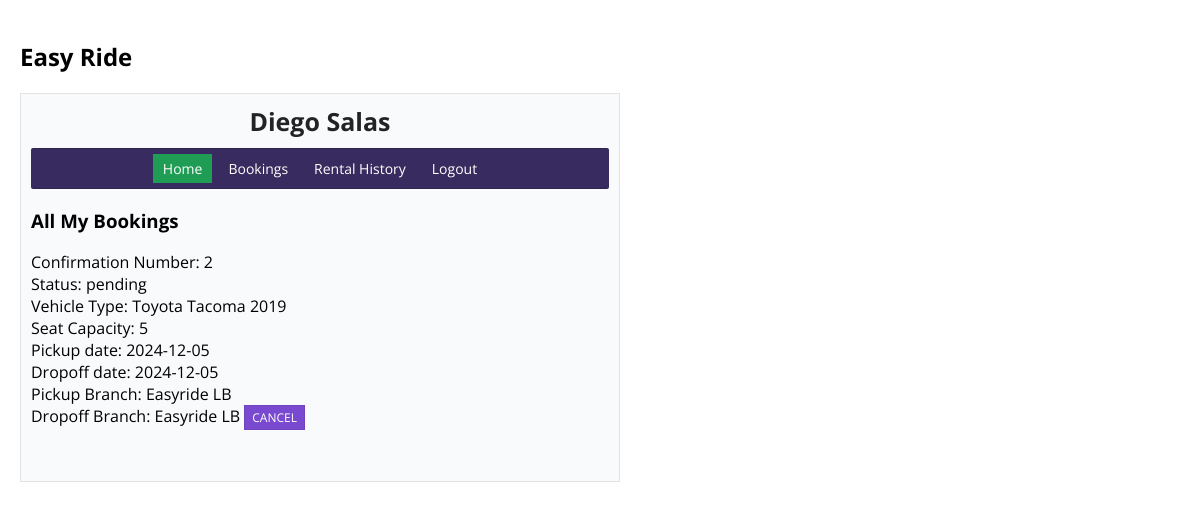
The page /mybookings.php (signed in) on the database as committed earlier.
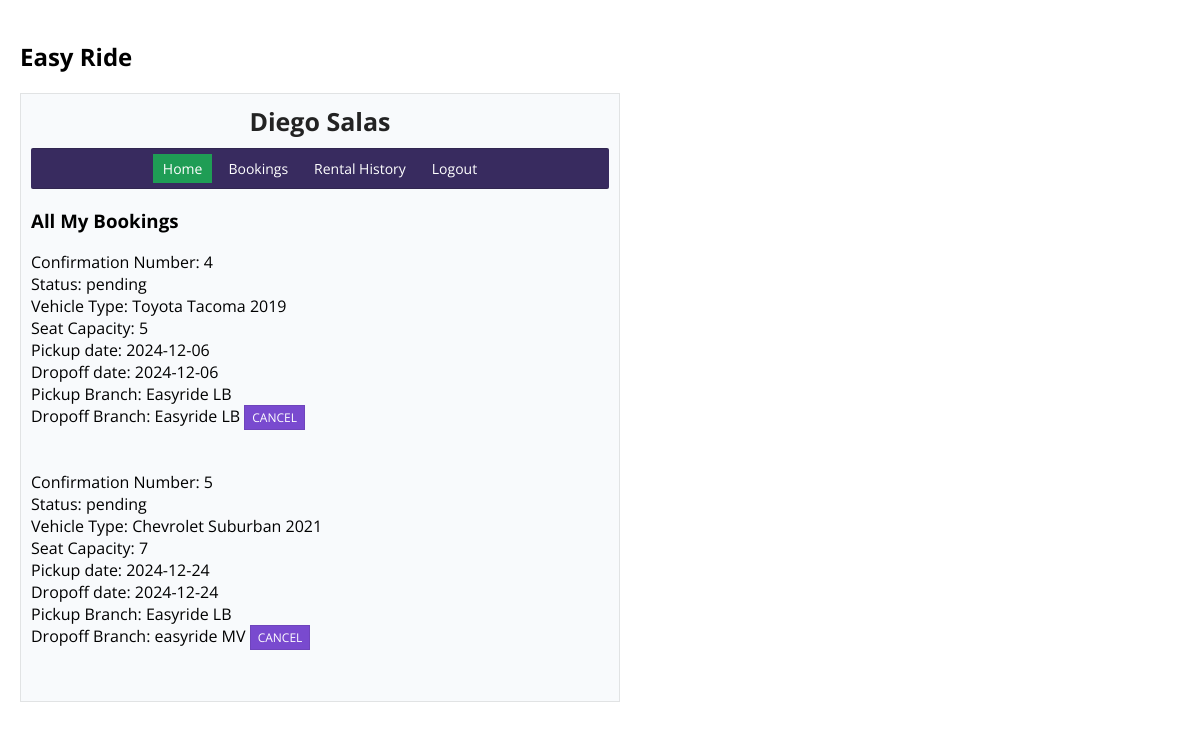
The same page on the database as committed later.
### tables this page shows
CREATE TABLE `customers` (
  `customer_id` int(11) NOT NULL,
  `customer_fname` varchar(25) NOT NULL,
  `customer_lname` varchar(25) NOT NULL,
  `customer_address` varchar(255) NOT NULL,
  `customer_phonenum` varchar(15) NOT NULL,
  `customer_email` varchar(50) NOT NULL,
  `customer_password` varchar(100) NOT NULL
);

CREATE TABLE `booking` (
  `confirmation_num` int(11) NOT NULL,
  `status` varchar(25) NOT NULL DEFAULT 'pending',
  `vehicle_registration` int(11) NOT NULL,
  `pickup_date` date NOT NULL,
  `pickup_employee_email` varchar(50) DEFAULT NULL,
  `customer_id` int(11) NOT NULL,
  `drop_date` date NOT NULL,
  `drop_employee_email` varchar(50) DEFAULT NULL,
  `pickup_branch_id` int(11) NOT NULL,
  `drop_branch_id` int(11) NOT NULL,
  `amount` float(10,2) NOT NULL
);

CREATE TABLE `vehicle` (
  `car_id` int(11) NOT NULL,
  `c_name` varchar(25) NOT NULL,
  `description` varchar(200) NOT NULL,
  `model_year` int(11) NOT NULL,
  `manufacturer` varchar(20) NOT NULL,
  `color` varchar(10) NOT NULL
);

CREATE TABLE `vehicle_details` (
  `registration_num` int(11) NOT NULL,
  `seat_capacity` int(11) NOT NULL,
  `mileage` int(11) NOT NULL,
  `rate` float(10,2) NOT NULL,
  `type_car_id` int(11) NOT NULL,
  `fuel_type_id` int(11) NOT NULL,
  `vehicle_branch_id` int(11) NOT NULL,
  `car_id` int(11) NOT NULL
);

CREATE TABLE `branch` (
  `branch_id` int(11) NOT NULL,
  `location` varchar(50) NOT NULL,
  `branch_name` varchar(50) NOT NULL
);

### includes/init.php (called while the page is built, shortened)
<?php
require 'classes/user.php';
$db_obj = new Database();
$db_connection = $db_obj->dbConnection();
$user_obj = new User($db_connection);

### includes/classes/user.php (called while the page is built, shortened)
<?php
class User{
    protected $db;
    function __construct($db_connection){
        $this->db = $db_connection;
    }
    function find_user_by_id($id){
        try{
            $find_user = $this->db->prepare("SELECT * FROM `customers` WHERE customer_id = ?");
            $find_user->execute([$id]);
            if($find_user->rowCount() === 1){
                return $find_user->fetch(PDO::FETCH_OBJ);
            }
            else{
                return false;
            }
        }
        catch (PDOException $e) {
            die($e->getMessage());
        }
    }
    function all_user_bookings($id){
        try{
            $get_bookings = $this->db->prepare("SELECT confirmation_num, status, manufacturer, c_name, model_year, seat_capacity, pickup_date, drop_date, b1.branch_name as b1_branch_name, b2.branch_name as b2_branch_name, customer_id
                                                FROM `booking` as bo
                                                LEFT JOIN `vehicle_details` as vd ON
                                                vd.registration_num=bo.vehicle_registration
                                                LEFT JOIN `vehicle` as v ON v.car_id=vd.car_id
                                                LEFT JOIN `branch` as b1 ON b1.branch_id=bo.pickup_branch_id
                                                LEFT JOIN `branch` as b2 ON b2.branch_id=bo.drop_branch_id
                                                HAVING customer_id = ?");
            $get_bookings->execute([$id]);
            if($get_bookings->rowCount() > 0){
                return $get_bookings->fetchAll(PDO::FETCH_OBJ);
            }
            else{
                return false;
            }
        }
        catch (PDOException $e) {
            die($e->getMessage());
        }
    }
}
?>

### mybookings.php (the view, shortened to what this page needs)
<?php
require 'includes/init.php';
if(isset($_SESSION['customer_id']) && isset($_SESSION['email'])){
    $user_data = $user_obj->find_user_by_id($_SESSION['customer_id']);
    $all_bookings = $user_obj->all_user_bookings($_SESSION['customer_id']);
}
else{
    header('Location: logout.php');
    exit;
}
?>
<!DOCTYPE html>
<html lang="en">
<head>
    <link rel="stylesheet" href="./style.css">
</head>
<body>
	<h2>Easy Ride</h2>
    <div class="profile_container">
        <div class="inner_profile">
            <h1><?php echo  $user_data->customer_fname." ".$user_data->customer_lname;?></h1>
        </div>
        <nav>
            <ul>
                <li><a href="profile.php" rel="noopener noreferrer" class="active">Home</a></li>
                <li><a href="mybookings.php" rel="noopener noreferrer">Bookings</a></li>
                <li><a href="profile.php" rel="noopener noreferrer">Rental History</a></li>
                <li><a href="logout.php" rel="noopener noreferrer">Logout</a></li>
            </ul>
        </nav>
        <div class="all_bookings">
            <h3>All My Bookings</h3>
            <div class="usersWrapper">
                <?php
                if($all_bookings){
                    foreach($all_bookings as $row){
                        echo '<div class="bookings_box">
                                <div class="vehicle_info"><span>Confirmation Number: '.$row->confirmation_num.'</span>
                                <div class="vehicle_info"><span>Status: '.$row->status.'</span>
                                <div class="vehicle_info"><span>Vehicle Type: '.$row->manufacturer.' '.$row->c_name.' '.$row->model_year.'</span>
                                <div class="vehicle_info"><span>Seat Capacity: '.$row->seat_capacity.'</span>
                                <div class="vehicle_info"><span>Pickup date: '.$row->pickup_date.'</span>
                                <div class="vehicle_info"><span>Dropoff date: '.$row->drop_date.'</span>
                                <div class="vehicle_info"><span>Pickup Branch: '.$row->b1_branch_name.'</span>
                                <div class="vehicle_info"><span>Dropoff Branch: '.$row->b2_branch_name.'</span>
                                <span><a href="vehicle_profile.php?id='.$row->confirmation_num.'" class="see_profileBtn">Cancel</a></div>
                                <br></br>
                            </div>';
                    }
                }
                else{
                    echo '<h4>There is no bookings!</h4>';
                }
                ?>
            </div>
        </div>
    </div>
</body>
</html>

### style.css (style rules this page uses)
* { box-sizing: border-box; -webkit-box-sizing: border-box; }
body { padding: 20px; margin: 0; font-family: 'Open Sans', sans-serif; }
a { color: inherit; text-decoration: none; outline: none; }
h1 { text-align: center; color: #232323; }
.profile_container { max-width: 600px; background-color: #F8FAFC; border: 1px solid rgba(23,23,23, .1); padding: 10px; }
.profile_container nav ul { list-style: none; padding: 5px 0; margin:10px 0; display: flex; flex-wrap: wrap; border-top: 1px solid rgba(23,23,23, .2); border-bottom: 1px solid rgba(23,23,23, .2); justify-content: center; background: #382B5F; border-radius: 2px; }
.profile_container nav ul li a { color: #FFF; font-size: 14px; display: block; padding:5px 10px; margin:0 3px; }
.inner_profile h1 { padding: 0; margin: 0; font-size: 25px; text-transform: capitalize; }
.active { outline: none; background-color: #1F9D55 !important; color: #FFF !important; }
.see_profileBtn { background-color: #794ACF; border: 1px solid rgba(23,23,23, .1); color: #FFF; font-size: 12px; padding:3px 7px; text-transform: uppercase; }

Rows that differ between the two databases and show on the page:
removed booking: confirmation_num "2", status "pending", vehicle.manufacturer "Toyota", vehicle.c_name "Tacoma", vehicle.model_year "2019", vehicle_details.seat_capacity "5", pickup_date "2024-12-05", drop_date "2024-12-05", pickup_branch.branch_name "Easyride LB"
added booking: confirmation_num "4", status "pending", vehicle.manufacturer "Toyota", vehicle.c_name "Tacoma", vehicle.model_year "2019", vehicle_details.seat_capacity "5", pickup_date "2024-12-06", drop_date "2024-12-06", pickup_branch.branch_name "Easyride LB"
added booking: confirmation_num "5", status "pending", vehicle.manufacturer "Chevrolet", vehicle.c_name "Suburban", vehicle.model_year "2021", vehicle_details.seat_capacity "7", pickup_date "2024-12-24", drop_date "2024-12-24", pickup_branch.branch_name "Easyride LB", drop_branch.branch_name "easyride MV"
